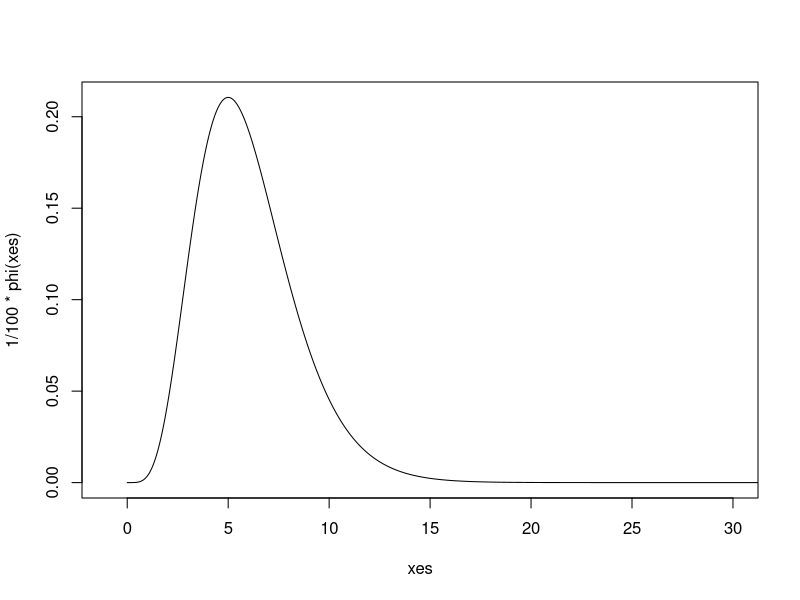
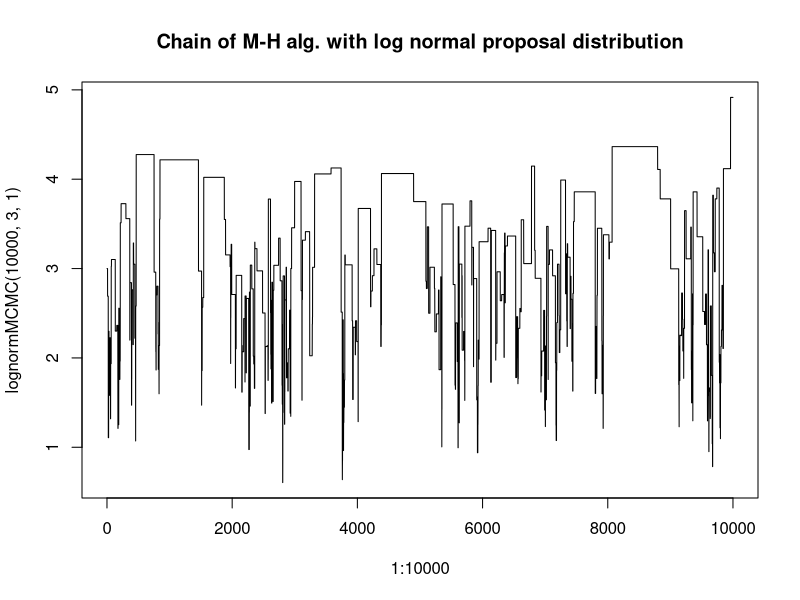
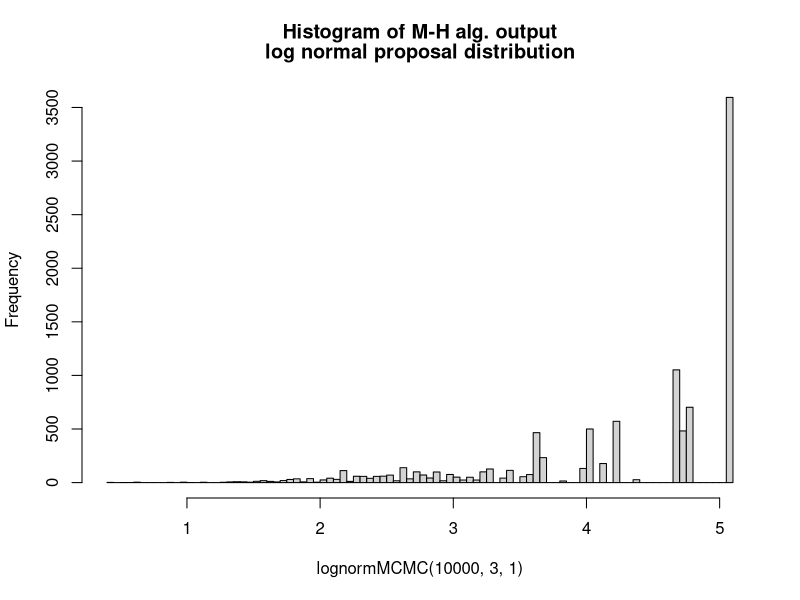
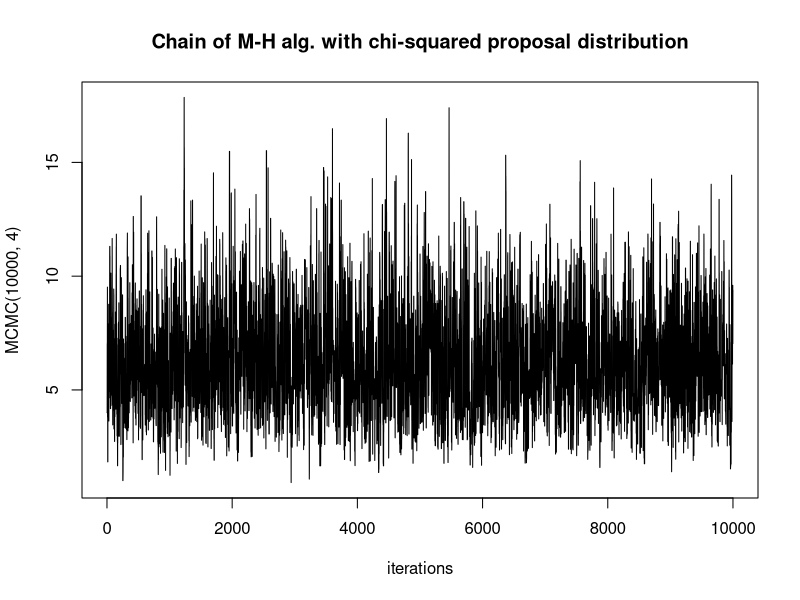
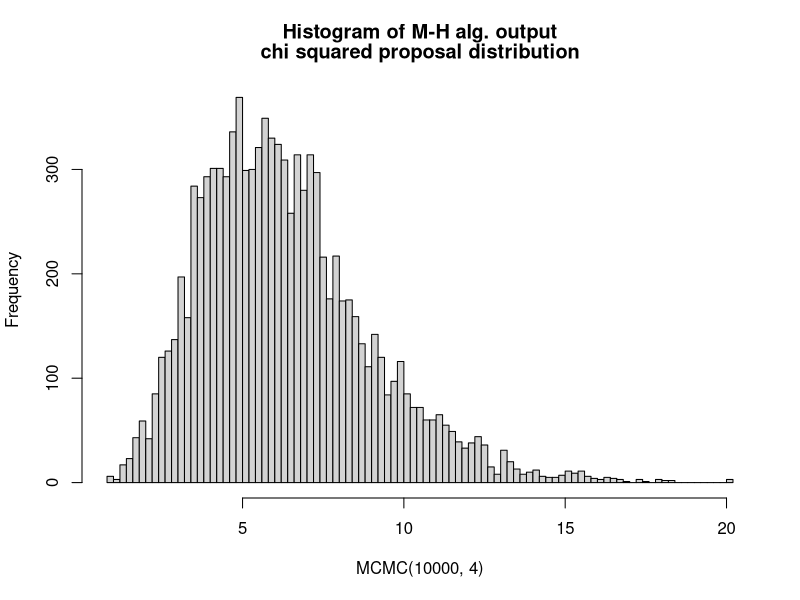

The R script that drew these images, in order:
library(coda)
phi <- function(x){
  result <- x^5 * exp(-x)
  return(result)
}
xes <- seq(from=0, to=100,by=0.01)
plot(xes,1/100 * phi(xes),xlim=c(-1,30),type="l")
#lines(dlnorm(xes,),col=2)
#lines(dchisq(xes, df= 3),col=6)

lognormMCMC <- function(length,start,stddev){
  X <- c(start)
  for(i in 1:(length-1)){
    Y <- rlnorm(1,meanlog = X[i],sdlog = stddev)
    U <- runif(1)
    ratio <- phi(Y)/phi(X[i]) * 
      dlnorm(X[i], meanlog = Y)/dlnorm(Y, meanlog = X[i])
    alpha <- min(1,ratio)
    if(U <= alpha){
      X[i + 1] <- Y
    }else{
      X[i + 1] <- X[i]
    }
  }
  return(X)
}

plot(1:10000,lognormMCMC(10000,3,1),type="l",
     main ="Chain of M-H alg. with log normal proposal distribution") # You can pick any start as long as its not too large above 5
hist(lognormMCMC(10000,3,1),breaks=100, main=c("Histogram of M-H alg. output","log normal proposal distribution"))
paste("Mean value of lognormMCMC chain:",round(mean(lognormMCMC(10000,3,1)),3)) # not good.

MCMC <- function(length,start){
  X <- c(start)
  for(i in 1:(length-1)){
    Y <- rchisq(1,floor(X[i] + 1))
    U <- runif(1)
    ratio <- phi(Y)/phi(X[i]) * 
      dchisq(X[i], df = Y)/dchisq(Y, df = floor(X[i] + 1))
    alpha <- min(1,ratio)
    if(U <= alpha){
      X[i + 1] <- Y
    }else{
      X[i + 1] <- X[i]
    }
  }
  return(X)
}

plot(1:10000,MCMC(10000,4),type="l",
     main ="Chain of M-H alg. with chi-squared proposal distribution",
     xlab ="iterations") # You can pick any start as long as its not too large above 5
#Burn-in around 30 iterations
#well exploring the dchisq density
hist(MCMC(10000,4),breaks=100,main=c("Histogram of M-H alg. output","chi squared proposal distribution"))
paste("Mean value of MCMC chain:",round(mean(MCMC(10000,4)),3)) # This should be 6. it is close.

frame <- data.frame(MCMC(500,4))
for(i in 1:10){
  frame[,i] <- MCMC(500,i)
}
f = mcmc.list()
for(i in 1:10) f[[i]] = as.mcmc(frame[,i])
gelman.diag(f)

